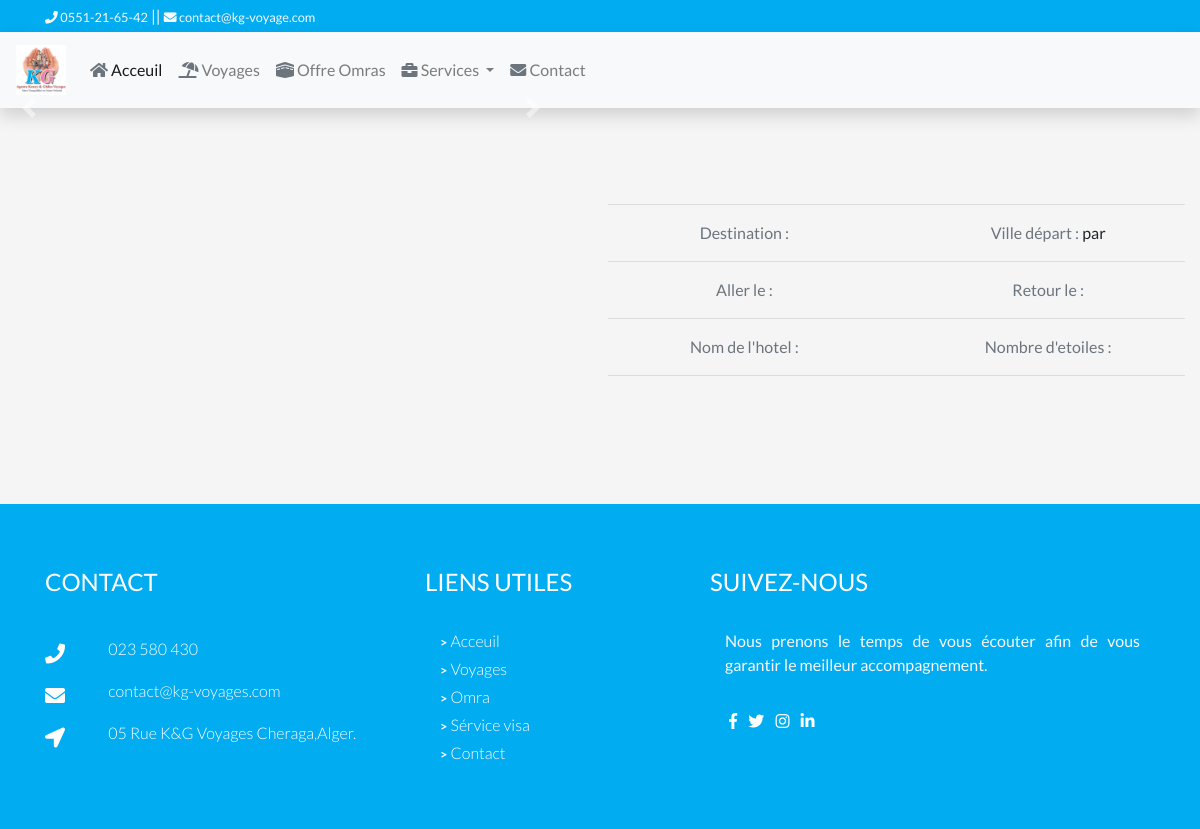
Before: /voyages/voyage-en-turquie/details with the older database file.
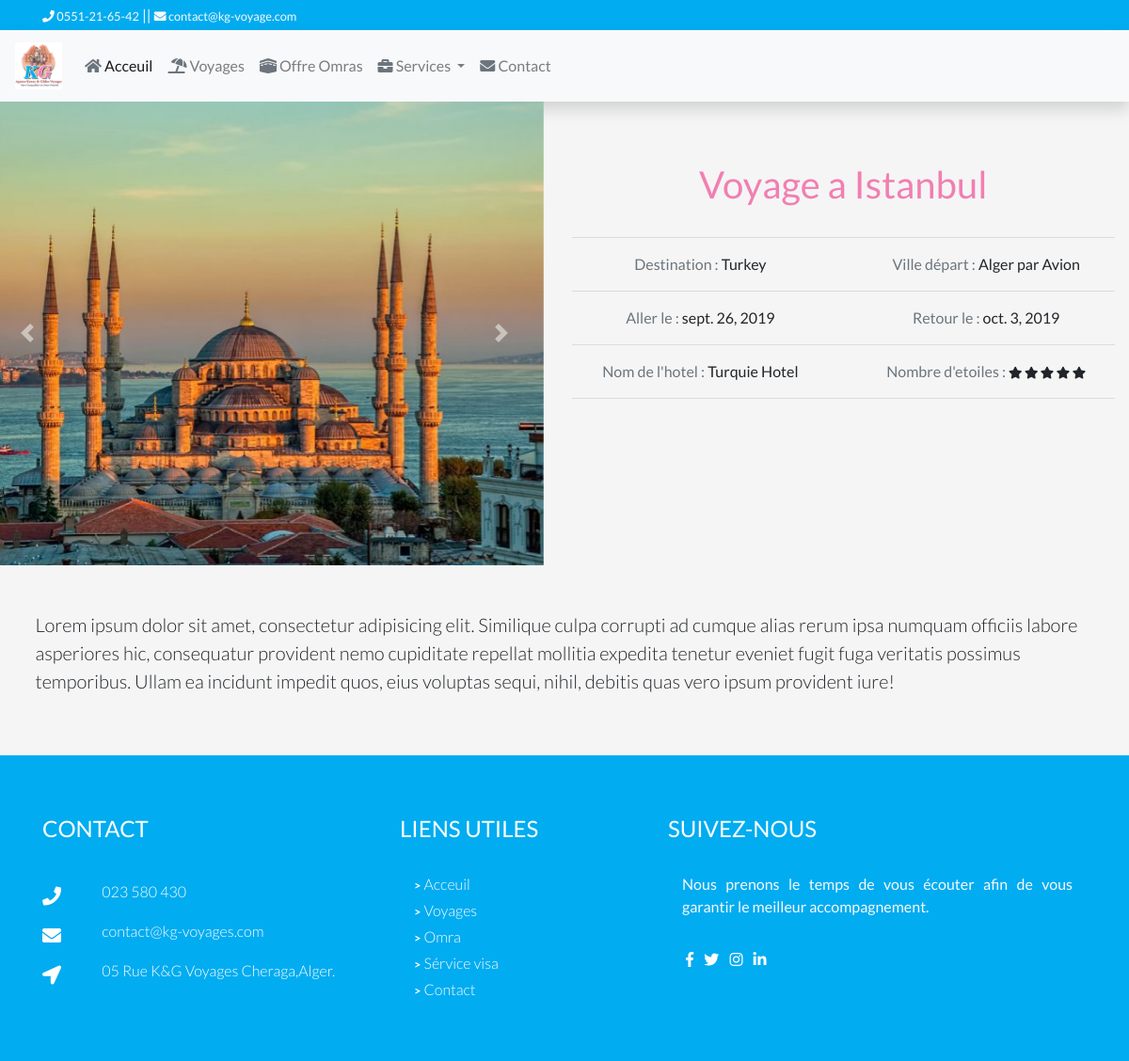
After: the same page with the newer database file.
### voyages/models.py (models this page shows, shortened)
class Voyage(models.Model):
    created= models.DateTimeField(default=datetime.now, blank='true')
    slug=models.SlugField(max_length=400,unique='true',null='true')
    titre=models.CharField(max_length=255,blank='true')
    destination=CountryField(blank='true')
    ville_depart=models.CharField(max_length=255,blank='true')
    nom_hotel=models.CharField(max_length=255,null='true')
    etoiles=models.PositiveIntegerField(blank='true',validators=[MaxValueValidator(5),MinValueValidator(1)],null='true')
    aller=models.DateField(blank='true')
    retour=models.DateField(blank='true')
    transport=models.CharField(max_length=255,blank='true',choices=TRANSPORT_CHOICES)
    prix=models.PositiveIntegerField(blank='true')
    prix_chd=models.PositiveIntegerField(blank='true' ,default=0)
    prix_chd2=models.PositiveIntegerField(blank='true' ,default=0)
    prix_inf=models.PositiveIntegerField(blank='true' ,default=0)
    image=models.ImageField(upload_to='voyages',null='true',blank='true')
    image2=models.ImageField(upload_to='voyages',null='true',blank='true')
    image3=models.ImageField(upload_to='voyages',null='true',blank='true')
    image4=models.ImageField(upload_to='voyages',null='true',blank='true')
    description=RichTextField()

### voyages/views.py (the view)
# urls.py: path('<str:slug>/details', views.SingleVoyage.as_view(),name='single_voyages'),
class SingleVoyage(TemplateView):
    def get(self,request,slug):
        voyage=Voyage.objects.filter(slug=slug).first()
        random=Voyage.objects.order_by('?')[:10]
        return render(request,'voyages/single_voyages.html', {'voyage':voyage,'randoms':random})

### voyages/templates/voyages/single_voyages.html (shortened to what this page needs)
{%extends 'base.html' %}
{% load static %}
{% load humanize %}
{% block body %}
<div class="container-fluid pl-md-0">
  <div class="row">
    <div class="col-md-6 pl-md-0">
      <div id="carouselExampleControls" class="carousel slide" data-ride="carousel">
    <div class="carousel-inner">
      {% if voyage.image%}
      <div class="carousel-item active">
        <img class="d-block w-100" src="{{voyage.image.url}}" alt="{{voyage.titre}}">
      </div>
      {%endif%}
    </div>
    <a class="carousel-control-prev" href="#carouselExampleControls" role="button" data-slide="prev">
      <span class="carousel-control-prev-icon" aria-hidden="true"></span>
    </a>
    <a class="carousel-control-next" href="#carouselExampleControls" role="button" data-slide="next">
      <span class="carousel-control-next-icon" aria-hidden="true"></span>
    </a>
  </div>
    </div>
    <div class="col-md">
      <br><br>
      <h1 class='text-day text-center py-3'>{{voyage.titre}}</h1>
      <hr>
      <div class="row text-center">
        <div class="col-md-6">
          <span class='text-secondary'>Destination :</span> {{voyage.destination.name}}
        </div>
        <div class="col-md-6">
            <span class='text-secondary'>Ville départ :</span> {{voyage.ville_depart}} par {{voyage.transport}}
        </div>
        <div class="col-md-12"><hr></div>
        <div class="col-md-6">
          <span class='text-secondary'>Aller le :</span> {{voyage.aller}}
        </div>
        <div class="col-md-6">
          <span class='text-secondary'>Retour le :</span> {{voyage.retour}}
        </div>
        <div class="col-md-12"><hr></div>
        <div class="col-md-6"><span class='text-secondary'> Nom de l'hotel :</span> {{voyage.nom_hotel}}</div>
        <div class="col-md-6"><span class='text-secondary'> Nombre d'etoiles :</span> <small class="etoiles" data-stars={{voyage.etoiles}}></small></div>
        <div class="col-md-12"><hr></div>
      </div>
    </div>
  </div>
  <div class="container py-5">
    <p class="lead">
      {{voyage.description}}
    </p>
  </div>
</div>
{% endblock body %}

Changed rows visible on the page:
added Voyage: image (picture), titre "Voyage a Istanbul", destination.name "Turkey", ville_depart "Alger", transport "Avion", aller "sept. 26, 2019", retour "oct. 3, 2019", nom_hotel "Turquie Hotel", description "Lorem ipsum dolor sit amet, consectetur adipisicing elit. Similique culpa corrupti ad cumque alias rerum ipsa numquam officiis labore asperiores hic, consequatur provident nemo cupiditate repellat mollitia expedita tenetur eveniet fugit fuga veritatis possimus temporibus. Ullam ea incidunt impedit quos, eius voluptas sequi, nihil, debitis quas vero ipsum provident iure!"
